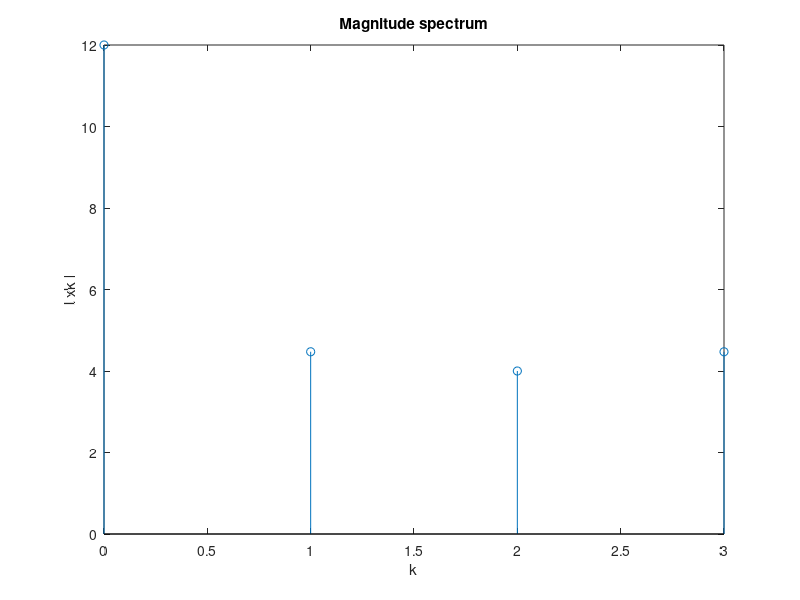
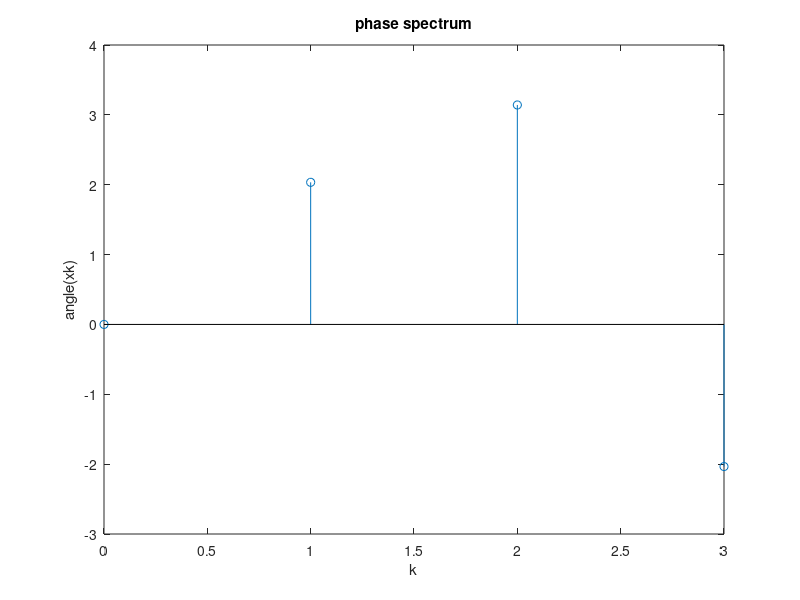
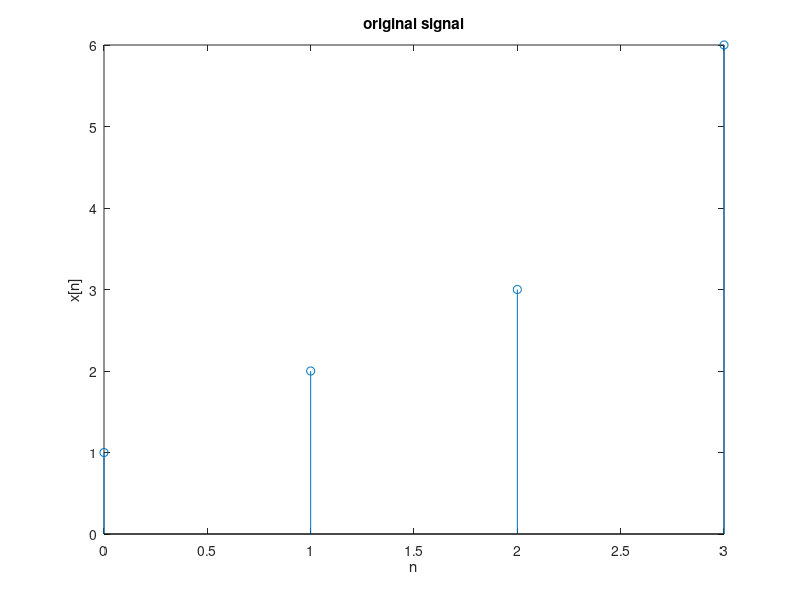

Recreate these plots in MATLAB, in order.
% Clear previous work
clc;
clear all;

% enter the x[n] sequence
x = [1, 2, 3, 6];
N = 4; % N Points

% Perform fourier transform operation
xk = fft(x, N);
n = 0:1:N - 1;

% Plot of magnitude Spectrum
figure(1);
stem(n, abs(xk));
xlabel('k');
ylabel('l xk l');
title('Magnitude spectrum');

% Plot of phase Spectrum
figure(2);
stem(n, angle(xk));
xlabel('k');
ylabel('angle(xk)');
title('phase spectrum');

% Plot of original Signal
figure(3);
n1 = 0:1:length(x) - 1;
stem (n1, x);
xlabel ('n');
ylabel ('x[n]');
title ('original signal');
